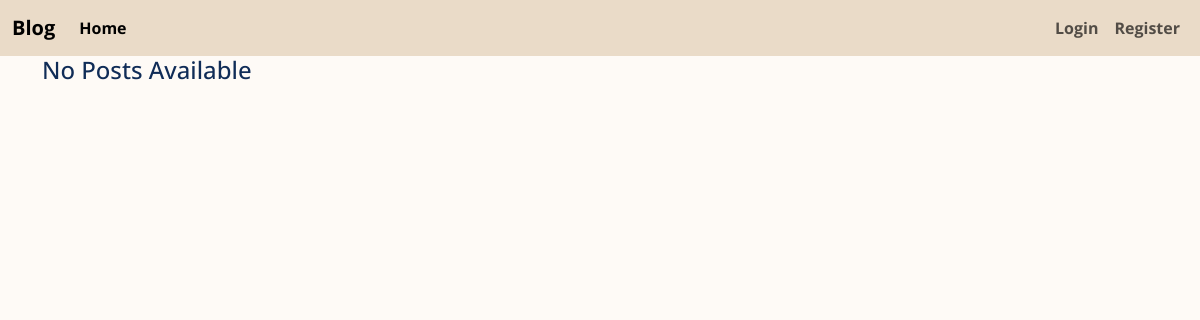
The app's page /, older data.
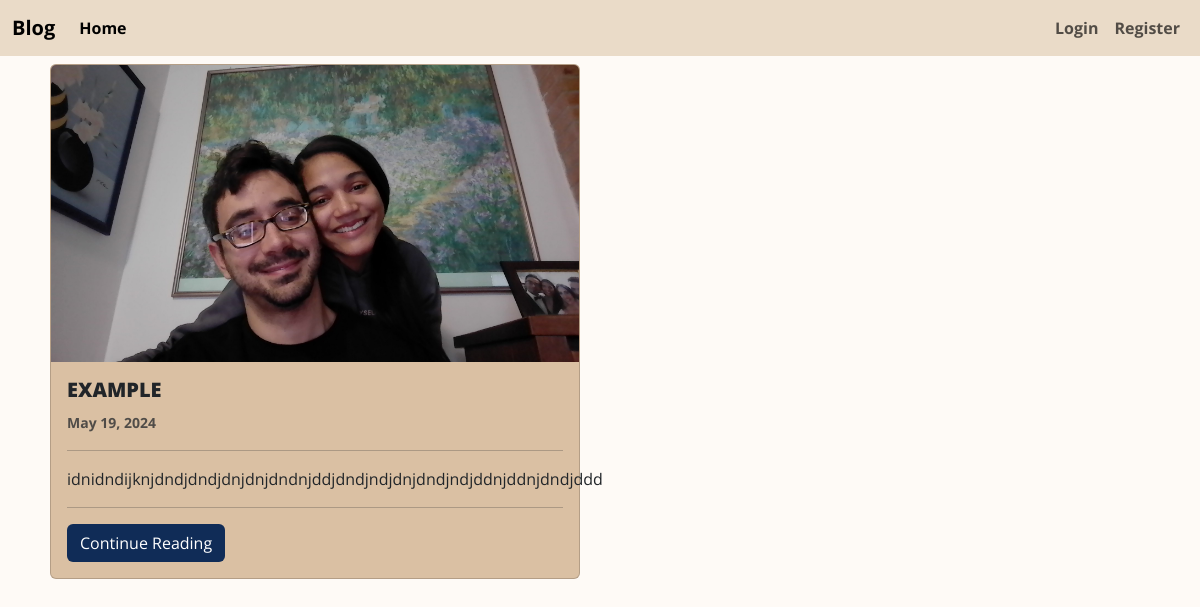
The same page, newer data.
### posts/models.py (models this page shows, shortened)
class Post(models.Model):
    title = models.CharField(max_length=50)
    content = models.TextField()
    partial_content_to_show = models.CharField(max_length=300, blank=True)
    likes = models.IntegerField(default=0)
    dislikes = models.IntegerField(default=0)
    created_at = models.DateTimeField(auto_now_add=True)
    post_image = models.ImageField(upload_to="images/post_images", null=True, blank=True)

### posts/views.py (the view)
# urls.py: path('', PostList.as_view(), name='post-list'),
class PostList(ListView):
    model = Post
    template_name = 'posts/post_list.html'
    context_object_name = 'post_list'

### templates/posts/post_list.html (shortened to what this page needs)
{% extends 'base_template.html' %}
{% block content %}
<div class="container">
    {% if post_list %}
    <div class="row">
        {% for post in post_list %}
        <div class="col-md-6">
            <div class="card m-2 card-color">
                {% if post.post_image %}
                    <img src="{{ post.post_image.url }}" class="card-img-top" alt="">
                {% endif %}
                <div class="card-body">
                    <h5 class="card-title fw-bold text-uppercase"><b>{{ post.title }}</b></h5>
                    <p class="card-text">
                        <small class="text-muted">{{ post.created_at.date }}</small>
                    </p>
                    <hr>
                    <span class="d-inline-block fw-normal" >
                        {{ post.partial_content_to_show }}
                    </span>
                    <hr>
                    <a href="{% url 'posts:post-details' pk=post.id %}" class="btn btn-outline"">
                        Continue Reading
                    </a>
                </div>
            </div>
        </div>
        {% endfor %}
    </div>
    {% else %}
        <h4>No Posts Available</h4>
    {% endif %}
</div>
{% endblock %}

Row changes from the older to the newer data that the page shows:
added Post: post_image (picture), title "EXAMPLE", created_at "May 19, 2024", partial_content_to_show "idnidndijknjdndjdndjdnjdnjdndnjddjdndjndjdnjdndjndjddnjddnjdndjddd"
Text that changed along with them:
text no longer shown: "No Posts Available"
